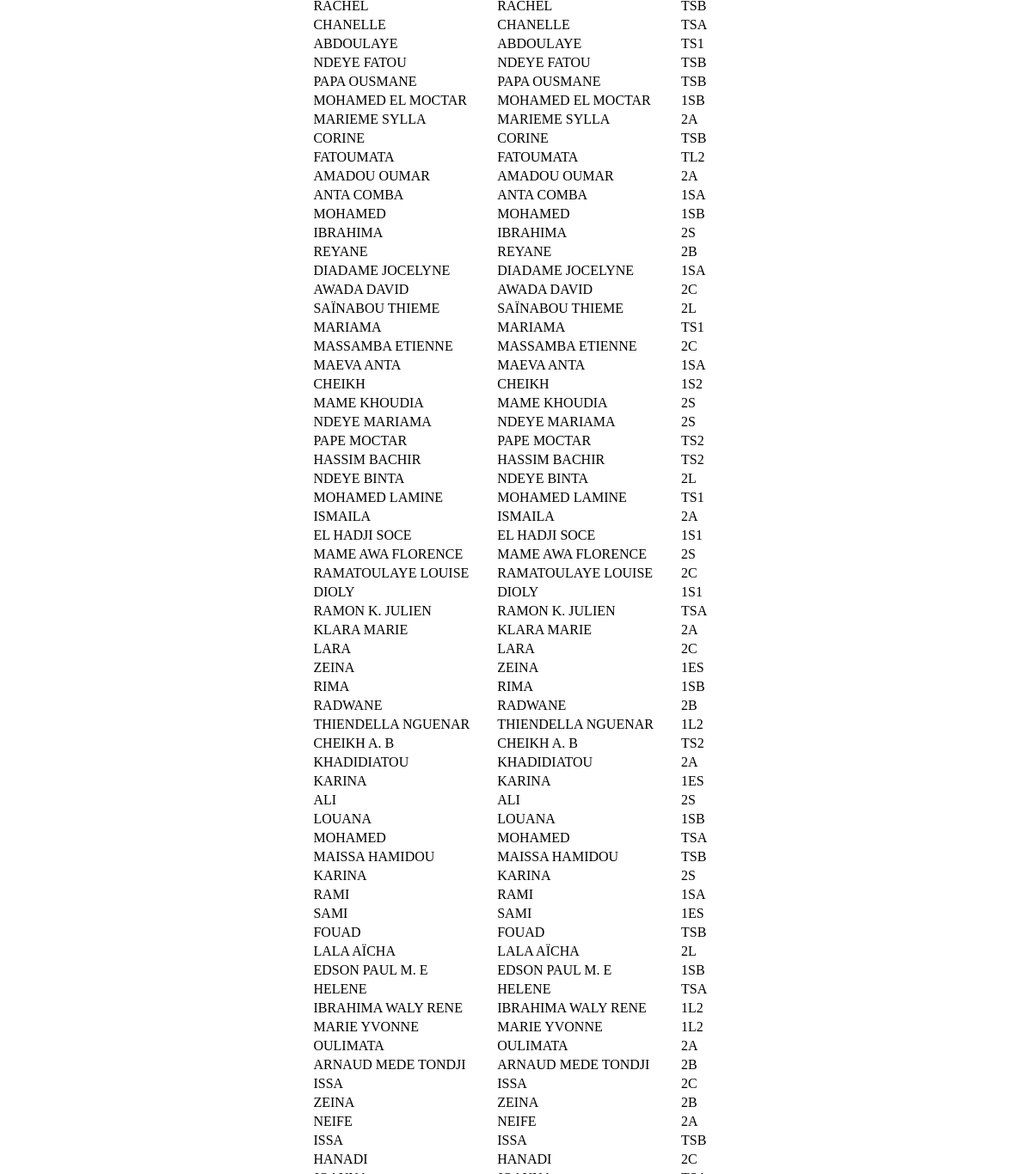
The page /admin/chercheEleve.php (middle part) on the database as committed earlier.
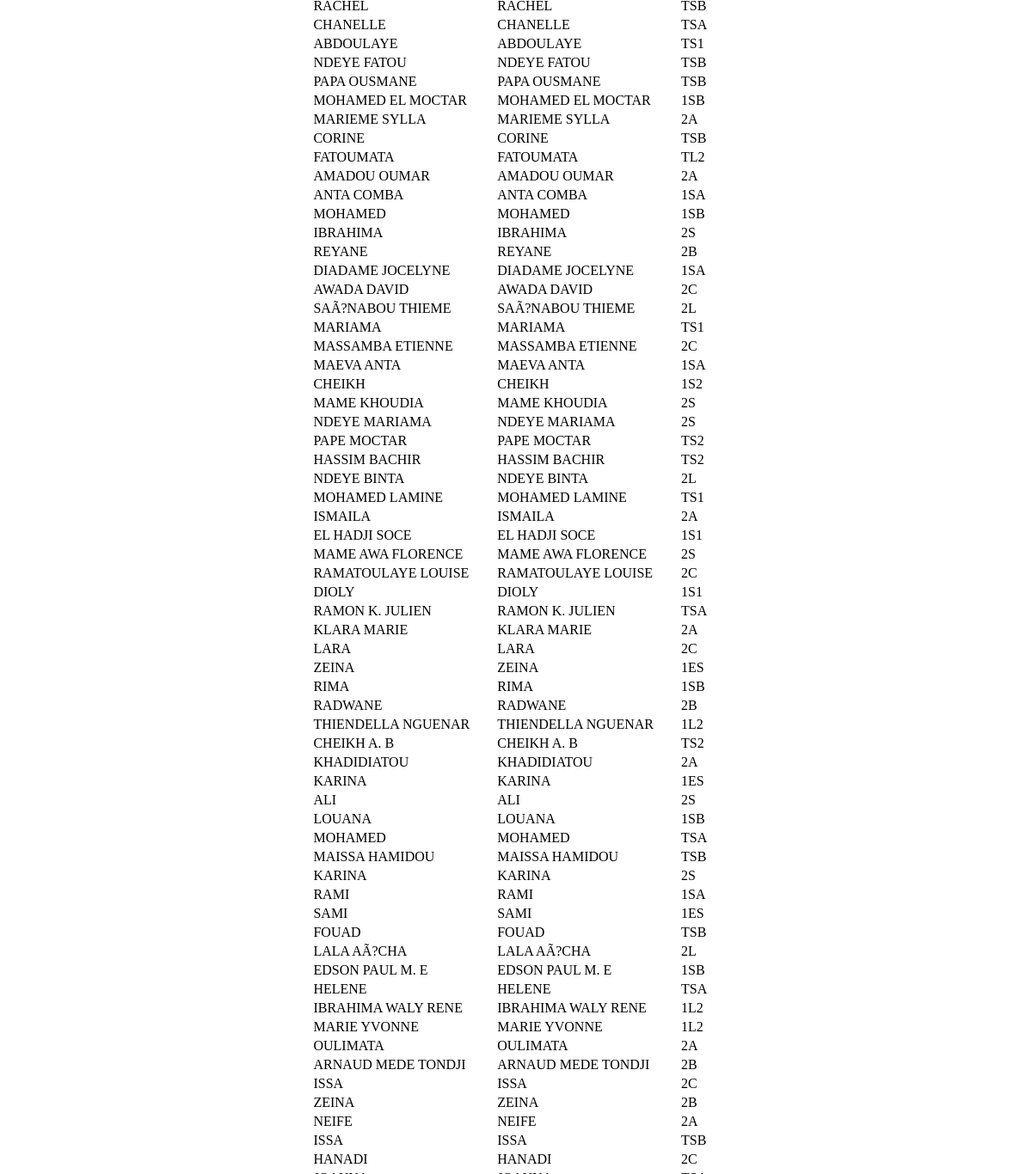
The same page on the database as committed later.
### tables this page shows
CREATE TABLE IF NOT EXISTS `ELEVE` (
  `id_eleve` int(2) NOT NULL auto_increment,
  `nom_eleve` varchar(20) NOT NULL default '',
  `prenom_eleve` varchar(20) NOT NULL default '',
  `id_classe` int(2) NOT NULL default '0',
  PRIMARY KEY  (`id_eleve`),
  KEY `fkCLASSE` (`id_classe`)
);

CREATE TABLE IF NOT EXISTS `CLASSE` (
  `id_classe` int(2) NOT NULL auto_increment,
  `nom_classe` char(3) NOT NULL default '',
  `id_pp` int(2) NOT NULL default '0',
  PRIMARY KEY  (`id_classe`),
  KEY `fkPP` (`id_pp`)
);

### admin/chercheEleve.php (the view, shortened to what this page needs)
<html>
<?php
$nom=$_GET['nom'];
include("../connect.php");
$select_eleve=mysql_query("select * from ELEVE where nom_eleve LIKE '$nom%' ORDER BY nom_eleve");
?>
<h1>Recherche ELEVE</h1><table align='center'><tr><th>NOM</th><th>Prenom</th><th>Classe</th></tr>
<?php
while($ligne_select=mysql_fetch_array($select_eleve)){
	$select_classe=mysql_query("SELECT * from CLASSE where id_classe='$ligne_select[3]'");
	$nom_classe=mysql_fetch_array($select_classe);
	print("<tr><td>".$ligne_select[2]."</td><td>".mb_convert_encoding($ligne_select[2],"ISO-8859-1")."</td><td>".$nom_classe[1]."</td></tr>");
}
print("</table>");
?>
</html>

Rows that differ between the two databases and show on the page:
changed eleve: prenom_eleve "SAÏNABOU THIEME" → "SAÃ?NABOU THIEME"
changed eleve: prenom_eleve "LALA AÏCHA" → "LALA AÃ?CHA"
